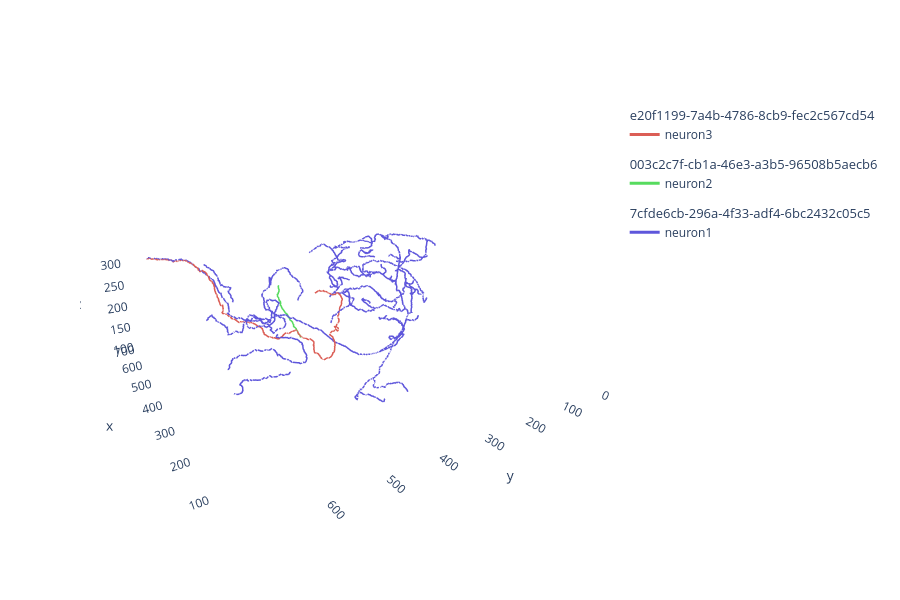

The notebook cell saved with this chart:
### Code cell
navis.plot3d(nl)

### Figure 1 — Plotly figure (JSON) as saved in the notebook; plotly's stock layout.template omitted (floating-point values rounded to 4 significant figures; data arrays with more than 128 entries replaced by an {"elided": "..."} marker saying what was removed)
{"data": [{"hoverinfo": "none", "hovertext": " ", "legendgroup": "e20f1199-7a4b-4786-8cb9-fec2c567cd54", "legendgrouptitle": {"text": "e20f1199-7a4b-4786-8cb9-fec2c567cd54"}, "line": {"color": "rgb(219,94,86)", "dash": "solid", "width": 3}, "mode": "lines", "name": "neuron3", "opacity": 1, "showlegend": true, "type": "scatter3d", "x": {"elided": "1003 int values"}, "y": {"elided": "1003 int values"}, "z": {"elided": "1003 int values"}}, {"hoverinfo": "none", "hovertext": " ", "legendgroup": "003c2c7f-cb1a-46e3-a3b5-96508b5aecb6", "legendgrouptitle": {"text": "003c2c7f-cb1a-46e3-a3b5-96508b5aecb6"}, "line": {"color": "rgb(86,219,94)", "dash": "solid", "width": 3}, "mode": "lines", "name": "neuron2", "opacity": 1, "showlegend": true, "type": "scatter3d", "x": {"elided": "137 int values"}, "y": {"elided": "137 int values"}, "z": {"elided": "137 int values"}}, {"hoverinfo": "none", "hovertext": " ", "legendgroup": "7cfde6cb-296a-4f33-adf4-6bc2432c05c5", "legendgrouptitle": {"text": "7cfde6cb-296a-4f33-adf4-6bc2432c05c5"}, "line": {"color": "rgb(94,86,219)", "dash": "solid", "width": 3}, "mode": "lines", "name": "neuron1", "opacity": 1, "showlegend": true, "type": "scatter3d", "x": {"elided": "7962 int values"}, "y": {"elided": "7962 int values"}, "z": {"elided": "7962 int values"}}], "layout": {"autosize": true, "height": 600, "legend": {"bgcolor": "rgba(0,0,0,0)", "orientation": "v"}, "paper_bgcolor": "rgba(0,0,0,0)", "plot_bgcolor": "rgba(0,0,0,0)", "scene": {"aspectmode": "data", "aspectratio": {"x": 1, "y": 1, "z": 1}, "camera": {"eye": {"x": -1.743, "y": 1.071, "z": 0.71}, "up": {"x": 0, "y": 0, "z": 1}}, "xaxis": {"backgroundcolor": "rgb(240, 240, 240)", "gridcolor": "rgb(255, 255, 255)", "showbackground": false, "showgrid": false, "showline": false, "zerolinecolor": "rgb(255, 255, 255)"}, "yaxis": {"backgroundcolor": "rgb(240, 240, 240)", "gridcolor": "rgb(255, 255, 255)", "showbackground": false, "showgrid": false, "showline": false, "zerolinecolor": "rgb(255, 255, 255)"}, "zaxis": {"backgroundcolor": "rgb(240, 240, 240)", "gridcolor": "rgb(255, 255, 255)", "showbackground": false, "showgrid": false, "showline": false, "zerolinecolor": "rgb(255, 255, 255)"}}, "showlegend": true}}
